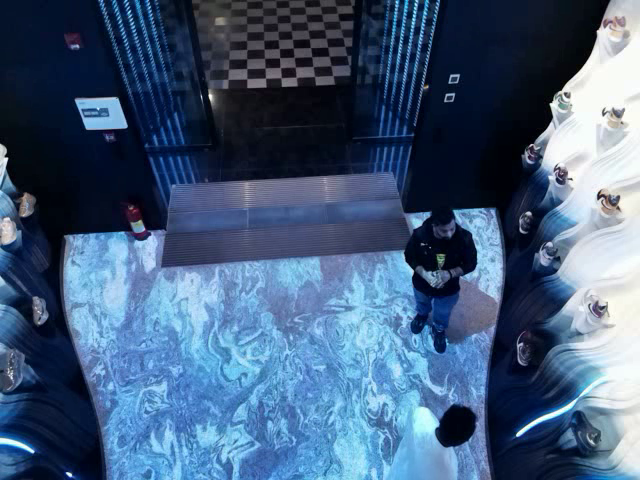
#> input picture frame 9 of videos/c7_productinteraction_r.mp4, 640 x 480 px, given in place of 1.mp4, which was not available
$ python change_colorspace.py
#> lines starting #> are read from the running program, lines starting #| are printed output that depends on the picture
# This file contains code to trasnform RGB images to HSV and HSL
import numpy as np
import cv2

# Capture video from camera
# cap = cv2.VideoCapture(0)

# Capture video from file
cap = cv2.VideoCapture('videos/1.mp4')

frame_width = int(cap.get(3))
frame_height = int(cap.get(4))
out = cv2.VideoWriter('videos/1_hsl.mp4',cv2.VideoWriter_fourcc('M','J','P','G'), 15, (frame_width,frame_height))

HSV = True
HSL = True

while(cap.isOpened()):
    # Capture frame-by-frame
    ret, frame = cap.read()
#> frame is the input picture: shape (480, 640, 3); mean B, G, R 123.3, 92.9, 68.2

    if HSV:
        # Our operations on the frame come here
        hsv = cv2.cvtColor(frame, cv2.COLOR_BGR2HSV)
#> hsv: shape (480, 640, 3); mean H, S, V 106.3, 149.3, 123.6

        # Modify hue
        hsv[...,0] = hsv[...,0]*0.9
#> hsv: shape (480, 640, 3); mean H, S, V 95.2, 149.3, 123.6

        # Multiple by a factor to change the saturation
        hsv[...,1] = hsv[...,1]*1.35
#> hsv: shape (480, 640, 3); mean H, S, V 95.2, 113.7, 123.6

        # Multiple by a factor of less than 1 to reduce the brightness
        hsv[...,2] = hsv[...,2]*1

        hsv=cv2.cvtColor(hsv,cv2.COLOR_HSV2BGR)
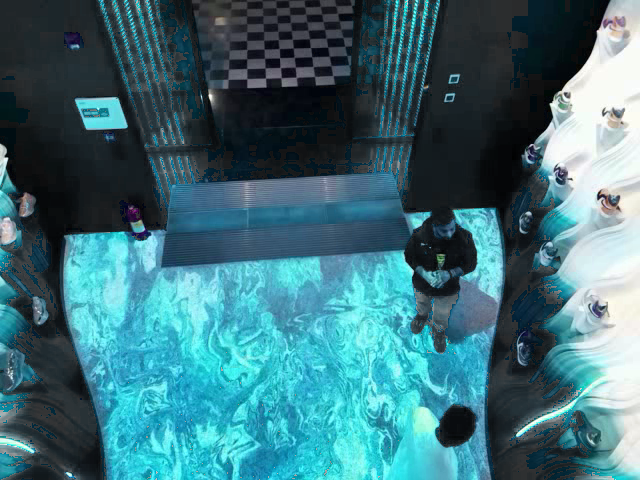
#> hsv: shape (480, 640, 3); mean B, G, R 123, 113.3, 63.6

        out.write(hsv)

        # Display the resulting frame
        cv2.imshow('frame',hsv)
        if cv2.waitKey(1) & 0xFF == ord('q'):
#> (key q is pressed here)
            break

    if HSL:

        # Our operations on the frame come here
        frame = cv2.cvtColor(frame, cv2.COLOR_BGR2RGB)
        hsl = cv2.cvtColor(frame, cv2.COLOR_RGB2HLS)

        #modify hue
        # hsl[...,0] = hsl[...,0]*1

        #multiple by a factor to change the saturation
        hsl[...,1] = hsl[...,1]*0.5

        #multiple by a factor of less than 1 to reduce the brightness
        hsl[...,2] = hsl[...,2]*0.5

        hsl=cv2.cvtColor(hsl,cv2.COLOR_HLS2RGB)
        hsl=cv2.cvtColor(hsl,cv2.COLOR_RGB2BGR)

        out.write(hsl)

        # Display the resulting frame
        cv2.imshow('frame',hsl)
        if cv2.waitKey(1) & 0xFF == ord('q'):
            break

# When everything done, release the capture
cap.release()

cv2.destroyAllWindows()

$ run again, starting later in the video
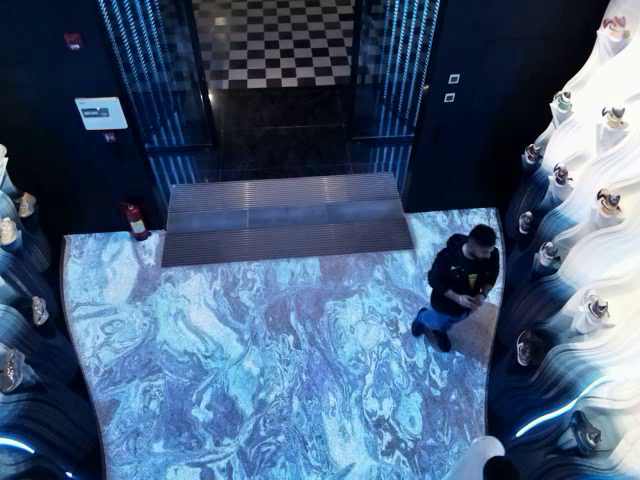
#> input picture frame 43 of videos/c7_productinteraction_r.mp4, 640 x 480 px, given in place of 1.mp4, which was not available
#> frame is the input picture: shape (480, 640, 3); mean B, G, R 121.4, 93.1, 70.2
#> `hsv=cv2.cvtColor(hsv,cv2.COLOR_HSV2BGR)`:
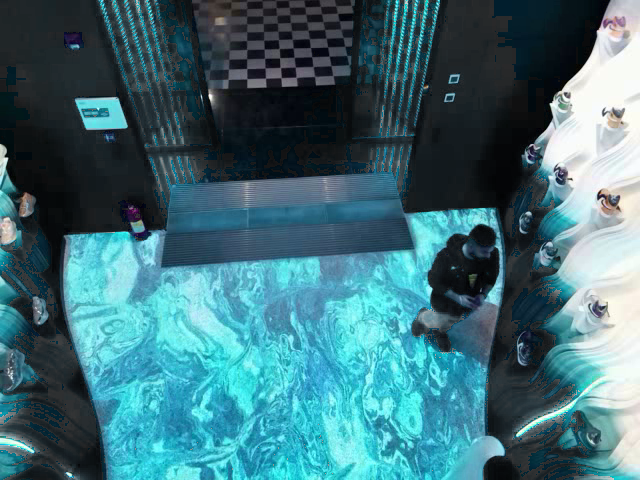
#> hsv: shape (480, 640, 3); mean B, G, R 121.2, 111.8, 65.2

$ run again, starting later in the video
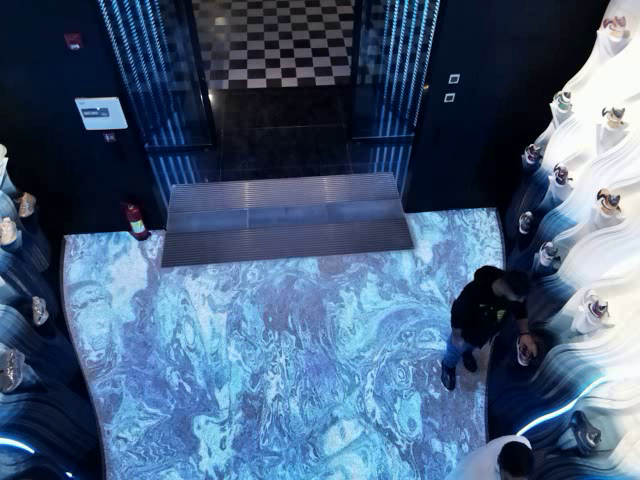
#> input picture frame 76 of videos/c7_productinteraction_r.mp4, 640 x 480 px, given in place of 1.mp4, which was not available
#> frame is the input picture: shape (480, 640, 3); mean B, G, R 122.5, 93.6, 70.5
#> `hsv=cv2.cvtColor(hsv,cv2.COLOR_HSV2BGR)`:
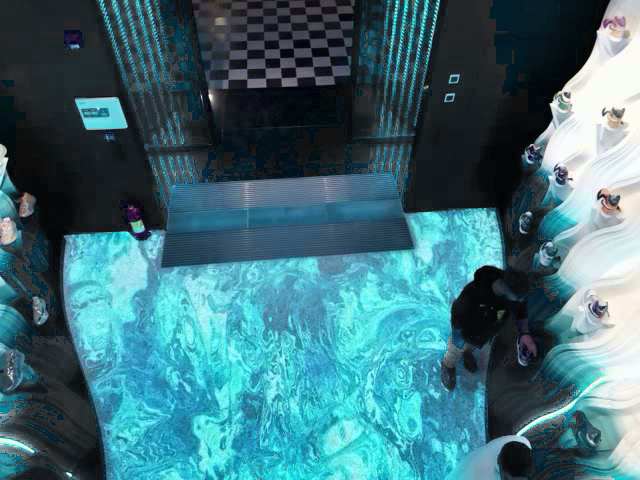
#> hsv: shape (480, 640, 3); mean B, G, R 122.3, 112.4, 64.3
